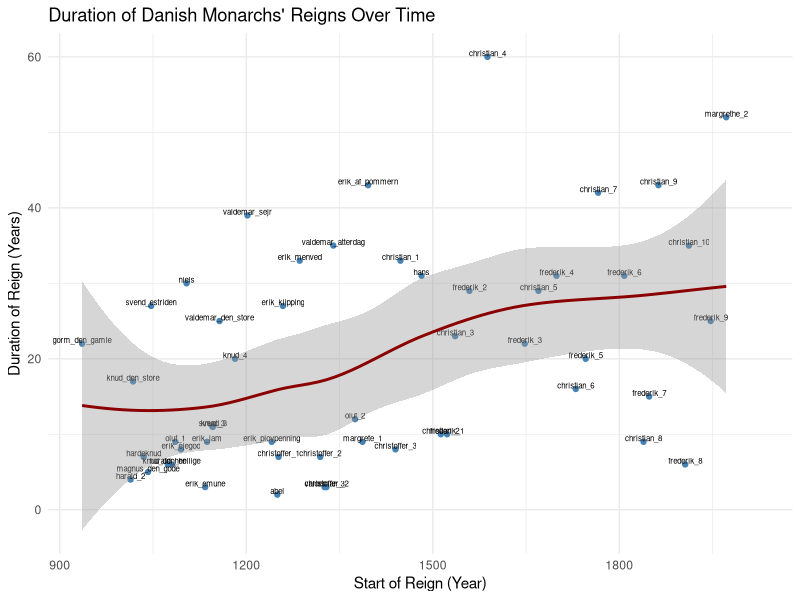

The R source for this figure:
## ---- chunk 1
knitr::opts_chunk$set(echo = TRUE)
## ---- chunk 2
library(tidyverse)
# FILL IN THE CODE BELOW and review the outputs
kings1 <- read.csv("data/Danish_monarchs.csv")
glimpse(kings1)

kings2 <- read_csv("data/Danish_monarchs.csv", na="na")
glimpse(kings2)

kings3 <- read.csv2("data/Danish_monarchs.csv")
glimpse(kings3)

kings4 <- read_csv2( "data/Danish_monarchs.csv")
glimpse(kings4)
## ---- chunk 3
# COMPLETE THE BLANKS BELOW WITH YOUR CODE, then turn the 'eval' flag in this chunk to TRUE.

kings <-kings2

class(kings)


head(kings)


glimpse(kings)


## ---- chunk 4
# Reign length
na.omit(kings)

?mutate
kingswithduration <- kings %>%
  mutate(reign_length = end_of_reign-start_of_reign)
glimpse(kingswithduration)
## ---- chunk 5
#  average duration of reign
mean <- mean(kingswithduration$reign_length, na.rm = TRUE)
## ---- chunk 6
# YOUR CODE
filter(kingswithduration)
count(kingswithduration)
## ---- chunk 7
# FINDING THE DAYS THE 3 LONGEST RULLING MONARCHS RULED.
kings %>%
  mutate(reign_length=end_of_reign-start_of_reign) %>% 
  arrange(desc(reign_length)) %>% 
  slice(1:3) %>% 
  mutate(days=reign_length*365)
## ---- chunk 8
# PLOTTING THE DATA
kingswithduration %>% 
  ggplot(aes(x = start_of_reign, y = reign_length))+ 
   geom_point(color = "steelblue")+
  geom_text(aes(label = titel), vjust = -0.1, size = 2) +  # Add names above the points
  geom_smooth(color = "darkred")+
   labs(
    title = "Duration of Danish Monarchs' Reigns Over Time",
    x = "Start of Reign (Year)",
    y = "Duration of Reign (Years)"
  ) +
  theme_minimal()
